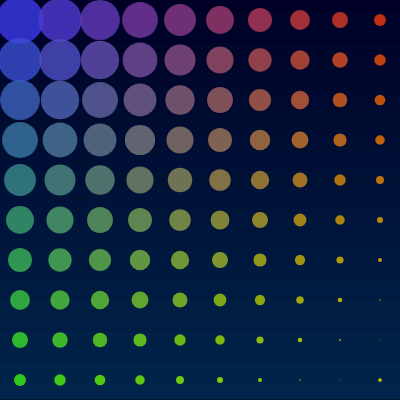
Frame 1 (no input)
Frame 60 (no input): identical to frame 1, image omitted
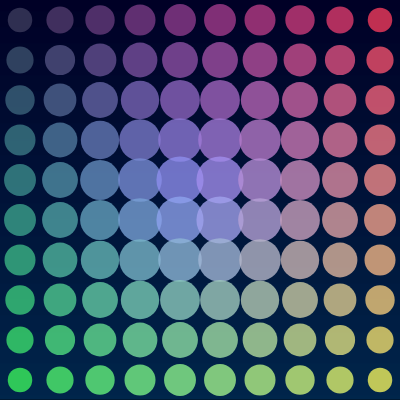
Frame 120 (the mouse pressed at the canvas centre since frame 60)

The p5.js sketch that drew these frames (run headless with seeded random() and noise() and a simulated clock; from frame 60 on, the mouse is pressed at the canvas centre):

// p5.js sketch
// ── sketch.js
function setup() {
  createCanvas(400, 400);
  noStroke();
}

function draw() {
  background(0); 

  let c1 = color(0, 0, 50);
  let c2 = color(0, 50, 100);

  // Draw the gradient background
  for (let y = 0; y < height; y++) {
    let inter = map(y, 0, height, 0, 1);
    let c = lerpColor(c1, c2, inter);
    stroke(c);
    line(0, y, width, y);
  }

  noStroke(); 
  
 
  for (let x = 20; x < 400; x += 40) {
    for (let y = 20; y < 400; y += 40) {
      // Get the distance from the circle to the mouse
      let distance = dist(mouseX, mouseY, x, y);
      // Map the distance to a range that looks better
      let diameter = map(distance, 0, 400, 50, 10);
      
      // Map the x and y to color ranges
      let r = map(x, 0, 400, 50, 255);
      let g = map(y, 0, 400, 50, 255);
      let b = 255 - map(distance, 0, 400, 0, 255); 
      
      fill(r, g, b, 200);
      

      circle(x, y, diameter);
    }
  }
}
